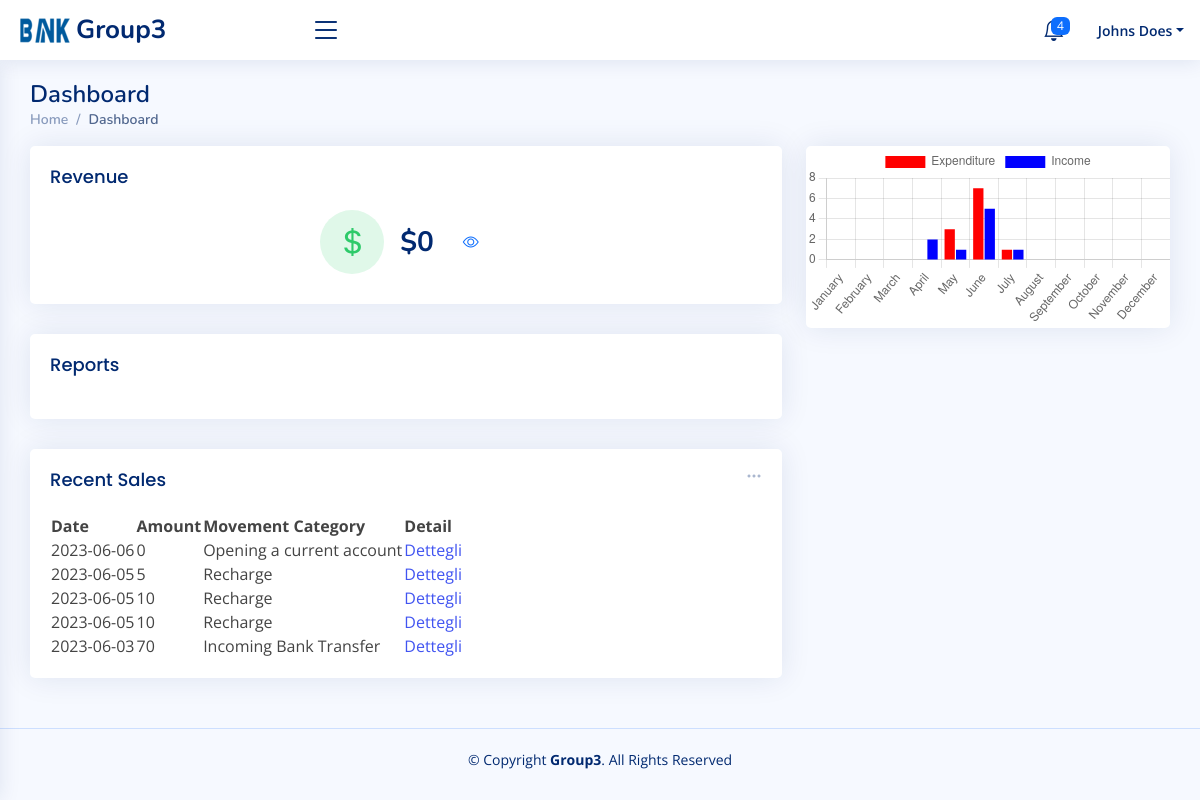
The app's page /php/bruh.php with its own data.
### tables this page shows
CREATE TABLE `TMovimentiContoCorrente` (
  `MovimentoID` int NOT NULL,
  `ContoCorrenteID` int NOT NULL,
  `Data` date NOT NULL,
  `Importo` float NOT NULL,
  `Saldo` float NOT NULL,
  `CategoriaMovimentoID` int DEFAULT NULL,
  `DescrizioneEstesa` text NOT NULL
);

CREATE TABLE `TCategorieMovimenti` (
  `CategoriaMovimentoID` int NOT NULL,
  `NomeCategoria` text NOT NULL,
  `Tipologia` text NOT NULL
);

### php/bruh.php (the view, shortened to what this page needs)
<html lang="en">
<head>
  <link href="assets/vendor/bootstrap/css/bootstrap.min.css" rel="stylesheet">
  <link href="assets/vendor/bootstrap-icons/bootstrap-icons.css" rel="stylesheet">
  <link href="assets/vendor/boxicons/css/boxicons.min.css" rel="stylesheet">
  <link href="assets/vendor/quill/quill.snow.css" rel="stylesheet">
  <link href="assets/vendor/quill/quill.bubble.css" rel="stylesheet">
  <link href="assets/vendor/remixicon/remixicon.css" rel="stylesheet">
  <link href="assets/vendor/simple-datatables/style.css" rel="stylesheet">
  <link href="assets/css/style.css" rel="stylesheet">
</head>
<body class="toggle-sidebar">
  <header id="header" class="header fixed-top d-flex align-items-center">
    <div class="d-flex align-items-center justify-content-between">
      <a href="personal_area.php" class="logo d-flex align-items-center">
        <img src="assets/img/logo.png" alt="">
        <span class="d-none d-lg-block">Group3</span>
      </a>
      <i class="bi bi-list toggle-sidebar-btn"></i>
    </div>
    <nav class="header-nav ms-auto">
      <ul class="d-flex align-items-center">
        <li class="nav-item dropdown">
          <a class="nav-link nav-icon" href="#" data-bs-toggle="dropdown">
            <span class="badge bg-primary badge-number">4</span>
          </a>
        </li>
        <li class="nav-item dropdown pe-3">
          <a class="nav-link nav-profile d-flex align-items-center pe-0" href="#" data-bs-toggle="dropdown"
            aria-expanded="false">
            <span class="d-none d-md-block dropdown-toggle ps-2" id="nameAccountMenu">K. Anderson</span>
          </a>
        </li>
      </ul>
    </nav>
  </header>
  <main id="main" class="main">
    <div class="pagetitle">
      <h1>Dashboard</h1>
      <nav>
        <ol class="breadcrumb">
          <li class="breadcrumb-item"><a href="personal_area.php">Home</a></li>
          <li class="breadcrumb-item active">Dashboard</li>
        </ol>
      </nav>
    </div>
    <section class="section dashboard">
      <div class="row">
        <div class="col-lg-8">
          <div class="row">
            <div class="col-12">
              <div class="card info-card revenue-card">
                <div class="card-body">
                  <h5 class="card-title">Revenue</h5>
                  <div class="d-flex align-items-center justify-content-center">
                    <div class="card-icon rounded-circle d-flex align-items-center justify-content-center">
                      <i class="bi bi-currency-dollar"></i>
                    </div>
                    <div class="ps-3">
                      <h6><span id="revenueAmount">$3,264</span></h6>
                    </div>
                    <div class="ps-3">
                      <button class="btn btn-link" id="hideRevenueBtn" onclick="toggleRevenueVisibility()">
                        <i class="bi bi-eye"></i>
                      </button>
                    </div>
                  </div>
                </div>
              </div>
            </div>
            <div class="col-12">
              <div class="card">
                <div class="card-body">
                  <h5 class="card-title">Reports</h5>
                </div>
              </div>
            </div>
            <div class="col-12">
              <div class="card recent-sales overflow-auto">
                <div class="filter">
                  <a class="icon" href="#" data-bs-toggle="dropdown" aria-expanded="false"><i
                      class="bi bi-three-dots"></i></a>
                </div>
                <div class="card-body">
                  <h5 class="card-title">Recent Sales </h5>
                  <table >
                    <thead>
                      <tr>
                        <th scope="col">Date</th>
                        <th scope="col">Amount</th>
                        <th scope="col">Movement Category</th>
                        <th scope="col">Detail</th>
                      </tr>
                    </thead>
                    <tbody>
                    <?php
                          $conn=mysqli_connect("127.0.0.1","ccgroup3","f2b5rfFQhhgA","my_ccgroup3");
                            $sqltable = $conn->prepare("SELECT TC.MovimentoID, TC.Data, TC.Importo, CM.NomeCategoria FROM TMovimentiContoCorrente TC JOIN TCategorieMovimenti CM ON TC.CategoriaMovimentoID = CM.CategoriaMovimentoID WHERE TC.ContoCorrenteID = ? ORDER BY TC.MovimentoID DESC LIMIT 5");
                            $sqltable->bind_param("s", $_SESSION["contoID"]);
                            $sqltable->execute();
                            $result = $sqltable->get_result();
                            while($row=$result->fetch_assoc()){
                              echo("<tr>");
                              $recorData="<td>".$row["Data"]."</td>";
                              $recordBalance="<td>".$row["Importo"]."</td>";
                              $recordCategoria="<td>".$row["NomeCategoria"]."</td>";
                              $recordDettaglio="<td><a href=\"movementdetail.php?MovimentoID=".$row["MovimentoID"]."\">Dettegli</a></td>";
                              echo($recorData);
                              echo($recordBalance);
                              echo($recordCategoria);
                              echo($recordDettaglio);
                              echo("</tr>");
                        }
                      ?>
                    </tbody>
                  </table>
                </div>
              </div>
            </div>
          </div>
        </div>
        <div class="col-lg-4">
          <div class="card">
            <canvas id="grafico"></canvas>
          </div>
        </div>
        <?php
        $conn = mysqli_connect("127.0.0.1", "ccgroup3", "f2b5rfFQhhgA", "my_ccgroup3");
        $mesi = array(
          '01' => 'January',
          '02' => 'February',
          '03' => 'March',
          '04' => 'April',
          '05' => 'May',
          '06' => 'June',
          '07' => 'July',
          '08' => 'August',
          '09' => 'September',
          '10' => 'October',
          '11' => 'November',
          '12' => 'December'
        );
        $Expenditure = array();
        $Income = array();
        for ($mese = 1; $mese <= 12; $mese++) {
          $queryExpenditure = "SELECT COUNT(*) AS Expenditure
                    FROM TMovimentiContoCorrente AS m
                    INNER JOIN TCategorieMovimenti AS c ON m.CategoriaMovimentoID = c.CategoriaMovimentoID
                    WHERE m.ContoCorrenteID = 1 AND c.Tipologia = 'Expenditure' AND MONTH(m.Data) = $mese";
          $resultExpenditure = mysqli_query($conn, $queryExpenditure);
          $rowExpenditure = mysqli_fetch_assoc($resultExpenditure);
          $Expenditure[$mese] = $rowExpenditure['Expenditure'];
          $queryIncome = "SELECT COUNT(*) AS Income
                     FROM TMovimentiContoCorrente AS m
                     INNER JOIN TCategorieMovimenti AS c ON m.CategoriaMovimentoID = c.CategoriaMovimentoID
                     WHERE m.ContoCorrenteID = 1 AND c.Tipologia = 'Income' AND MONTH(m.Data) = $mese";
          $resultIncome = mysqli_query($conn, $queryIncome);
          $rowIncome = mysqli_fetch_assoc($resultIncome);
          $Income[$mese] = $rowIncome['Income'];
        }
        ?>
        <script>
          document.addEventListener('DOMContentLoaded', function () {
            // Dati per il grafico
            var mesi = <?php echo json_encode(array_values($mesi)); ?>;
            var Expenditure = <?php echo json_encode(array_values($Expenditure)); ?>;
            var Income = <?php echo json_encode(array_values($Income)); ?>;
            // Crea il grafico a barre
            var ctx = document.getElementById('grafico').getContext('2d');
            var myChart = new Chart(ctx, {
              type: 'bar',
              data: {
                labels: mesi,
                datasets: [{
                  label: 'Expenditure',
                  backgroundColor: 'red',
                  data: Expenditure
                }, {
                  label: 'Income',
                  backgroundColor: 'blue',
                  data: Income
                }]
              },
              options: {
                scales: {
                  y: {
                    beginAtZero: true,
                    precision: 0
                  }
                }
              }
            });
          });
        </script>
      </div>
    </section>
  </main>
  <footer id="footer" class="footer">
    <div class="copyright">
      © Copyright <strong><span>Group3</span></strong>. All Rights Reserved
    </div>
  </footer>
</body>
</html>

### php/assets/css/style.css (style rules this page uses)
:root { scroll-behavior: smooth; }
body { font-family: "Open Sans", sans-serif; background: #f6f9ff; color: #444444; }
a { color: #4154f1; text-decoration: none; }
h1, h2, h3, h4, h5, h6 { font-family: "Nunito", sans-serif; }
#main { margin-top: 60px; padding: 20px 30px; transition: all 0.3s; }
.pagetitle { margin-bottom: 10px; }
.pagetitle h1 { font-size: 24px; margin-bottom: 0; font-weight: 600; color: #012970; }
.card { margin-bottom: 30px; border: none; border-radius: 5px; box-shadow: 0px 0 30px rgba(1, 41, 112, 0.1); }
.card-title { padding: 20px 0 15px 0; font-size: 18px; font-weight: 500; color: #012970; font-family: "Poppins", sans-serif; }
.card-body { padding: 0 20px 20px 20px; }
.breadcrumb { font-size: 14px; font-family: "Nunito", sans-serif; color: #899bbd; font-weight: 600; }
.breadcrumb a { color: #899bbd; transition: 0.3s; }
.breadcrumb .breadcrumb-item::before { color: #899bbd; }
.breadcrumb .active { color: #51678f; font-weight: 600; }
.logo { line-height: 1; }
@media (min-width: 1200px) { .logo { width: 280px; } }
.logo img { max-height: 26px; margin-right: 6px; }
.logo span { font-size: 26px; font-weight: 700; color: #012970; font-family: "Nunito", sans-serif; }
.header { transition: all 0.5s; z-index: 997; height: 60px; box-shadow: 0px 2px 20px rgba(1, 41, 112, 0.1); background-color: #fff; padding-left: 20px; }
.header .toggle-sidebar-btn { font-size: 32px; padding-left: 10px; cursor: pointer; color: #012970; }
.header-nav ul { list-style: none; }
.header-nav>ul { margin: 0; padding: 0; }
.header-nav .nav-icon { font-size: 22px; color: #012970; margin-right: 25px; position: relative; }
.header-nav .nav-profile { color: #012970; }
.header-nav .nav-profile span { font-size: 14px; font-weight: 600; }
.header-nav .badge-number { position: absolute; inset: -2px -5px auto auto; font-weight: normal; font-size: 12px; padding: 3px 6px; }
@media (min-width: 1200px) { #main, #footer { margin-left: 300px; } }
@media (min-width: 1200px) { .toggle-sidebar #main, .toggle-sidebar #footer { margin-left: 0; } }
.dashboard .filter { position: absolute; right: 0px; top: 15px; }
.dashboard .filter .icon { color: #aab7cf; padding-right: 20px; padding-bottom: 5px; transition: 0.3s; font-size: 16px; }
.dashboard .info-card { padding-bottom: 10px; }
.dashboard .info-card h6 { font-size: 28px; color: #012970; font-weight: 700; margin: 0; padding: 0; }
.dashboard .card-icon { font-size: 32px; line-height: 0; width: 64px; height: 64px; flex-shrink: 0; flex-grow: 0; }
.dashboard .revenue-card .card-icon { color: #2eca6a; background: #e0f8e9; }
.dashboard .recent-sales { font-size: 14px; }
.footer { padding: 20px 0; font-size: 14px; transition: all 0.3s; border-top: 1px solid #cddfff; }
.footer .copyright { text-align: center; color: #012970; }

### records on screen
tmovimenticontocorrente: Data "2023-06-06", Importo "0", CategoriaMovimentoID.NomeCategoria "Opening a current account"
tmovimenticontocorrente: Data "2023-06-05", Importo "5", CategoriaMovimentoID.NomeCategoria "Recharge"
tmovimenticontocorrente: Data "2023-06-05", Importo "10", CategoriaMovimentoID.NomeCategoria "Recharge"
tmovimenticontocorrente: Data "2023-06-05", Importo "10", CategoriaMovimentoID.NomeCategoria "Recharge"
tmovimenticontocorrente: Data "2023-06-03", Importo "70", CategoriaMovimentoID.NomeCategoria "Incoming Bank Transfer"

### other values on screen
chart data {{ json_encode(array_values($mesi)) }} ["January","February","March","April","May","June","July","August","September","October","November","December"]
chart data {{ json_encode(array_values($Expenditure)) }} ["0","0","0","0","3","7","1","0","0","0","0","0"]
chart data {{ json_encode(array_values($Income)) }} ["0","0","0","2","1","5","1","0","0","0","0","0"]
